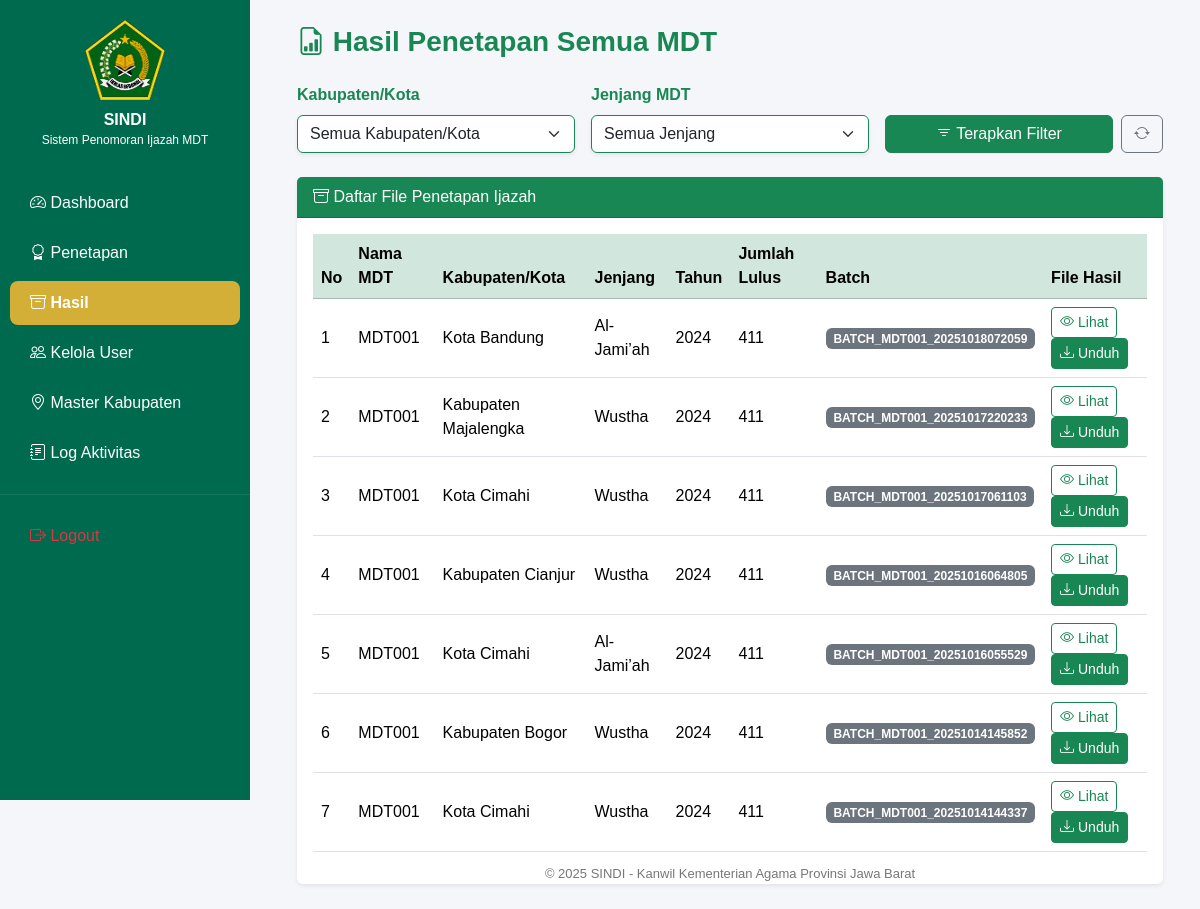
The page /hasil_kanwil (signed in) on the database its author committed.
### tables this page shows
CREATE TABLE pengajuan (
    id INTEGER PRIMARY KEY AUTOINCREMENT,
    nama_mdt TEXT,
    jenjang TEXT,
    tahun_pelajaran TEXT,
    jumlah_lulus INTEGER,
    file_lulusan TEXT,
    tanggal_pengajuan TEXT,
    status TEXT,
    nomor_batch TEXT,
    rekomendasi_file TEXT,
    mdt_id INTEGER,
    kabupaten TEXT,
    alasan TEXT,
    tanggal_verifikasi TEXT,
    verifikator TEXT
, tanggal_penetapan TEXT);

### app_gateway.py (the view)
@app.route("/hasil_kanwil")
@require_role(["kanwil", "admin"])
def hasil_kanwil():
    from services.mdt_service import list_hasil_penetapan
    user = current_user()
    kabupaten_dipilih = request.args.get("kabupaten", "")
    jenjang_dipilih = request.args.get("jenjang", "")
    hasil_list = list_hasil_penetapan(kabupaten=kabupaten_dipilih or None, jenjang=jenjang_dipilih or None)
    daftar_kabupaten = sorted({row["kabupaten"] for row in hasil_list if row["kabupaten"]})
    daftar_jenjang = sorted({row["jenjang"] for row in hasil_list if row["jenjang"]})
    return render_template(
        "hasil_kanwil.html",
        user=user,
        hasil_list=hasil_list,
        daftar_kabupaten=daftar_kabupaten,
        daftar_jenjang=daftar_jenjang,
        kabupaten_dipilih=kabupaten_dipilih,
        jenjang_dipilih=jenjang_dipilih
    )

### services/auth_service.py (called while the page is built)
def current_user():
    return session.get("user")

def require_role(roles):
    if isinstance(roles, str):
        roles = [roles]
    def decorator(fn):
        @wraps(fn)
        def wrapper(*args, **kwargs):
            user = current_user()
            if not user:
                flash("⚠️ Anda harus login terlebih dahulu.", "warning")
                return redirect(url_for("login"))
            if user["role"] not in roles:
                flash("⛔ Akses ditolak: Anda tidak memiliki izin untuk halaman ini.", "danger")
                return redirect(url_for("dashboard"))
            return fn(*args, **kwargs)
        return wrapper
    return decorator

### services/mdt_service.py (called while the page is built)
def _conn():
    return sqlite3.connect(DB_NAME)

### templates/hasil_kanwil.html (shortened to what this page needs)
{% extends 'base.html' %}
{% block content %}
<div class="container-fluid">
  <div class="d-flex justify-content-between align-items-center mb-4">
    <h3 class="fw-bold text-success mb-0">
      <i class="bi bi-file-earmark-bar-graph"></i> Hasil Penetapan Semua MDT
    </h3>
  </div>
  <form method="GET" class="row g-3 align-items-end mb-4">
    <div class="col-md-4">
      <label for="filter_kabupaten" class="form-label fw-semibold text-success">Kabupaten/Kota</label>
      <select id="filter_kabupaten" name="kabupaten" class="form-select border-success shadow-sm">
        <option value="">Semua Kabupaten/Kota</option>
      </select>
    </div>
    <div class="col-md-4">
      <label for="filter_jenjang" class="form-label fw-semibold text-success">Jenjang MDT</label>
      <select id="filter_jenjang" name="jenjang" class="form-select border-success shadow-sm">
        <option value="">Semua Jenjang</option>
      </select>
    </div>
    <div class="col-md-4 d-flex gap-2">
      <button type="submit" class="btn btn-success flex-grow-1">
        <i class="bi bi-filter"></i> Terapkan Filter
      </button>
      <a href="{{ url_for('hasil_kanwil') }}" class="btn btn-outline-secondary">
        <i class="bi bi-arrow-repeat"></i>
      </a>
    </div>
  </form>
  {% if hasil_list %}
  <div class="card shadow-sm border-0">
    <div class="card-header bg-success text-white">
      <i class="bi bi-archive"></i> Daftar File Penetapan Ijazah
    </div>
    <div class="card-body table-responsive">
      <table class="table table-hover align-middle">
        <thead class="table-success">
          <tr>
            <th>No</th>
            <th>Nama MDT</th>
            <th>Kabupaten/Kota</th>
            <th>Jenjang</th>
            <th>Tahun</th>
            <th>Jumlah Lulus</th>
            <th>Batch</th>
            <th>File Hasil</th>
          </tr>
        </thead>
        <tbody>
          {% for h in hasil_list %}
          <tr>
            <td>{{ loop.index }}</td>
            <td>{{ h.nama_mdt }}</td>
            <td>{{ h.kabupaten or '-' }}</td>
            <td>{{ h.jenjang }}</td>
            <td>{{ h.tahun }}</td>
            <td>{{ h.jumlah }}</td>
            <td><span class="badge bg-secondary">{{ h.batch }}</span></td>
            <td>
              {% if h.file_path %}
              <button class="btn btn-sm btn-outline-success" onclick="previewExcelFromRow('{{ h.file_path }}')">
                <i class="bi bi-eye"></i> Lihat
              </button>
              <a href="/{{ h.file_path }}" download class="btn btn-success btn-sm">
                <i class="bi bi-download"></i> Unduh
              </a>
              {% else %}
              <span class="text-muted">Belum ada file</span>
              {% endif %}
            </td>
          </tr>
          {% endfor %}
        </tbody>
      </table>
    </div>
  </div>
  {% else %}
  <div class="text-center text-muted py-5">
    <i class="bi bi-inbox display-4"></i>
    <p class="mt-3">Belum ada hasil penetapan dari MDT manapun.</p>
  </div>
  {% endif %}
</div>
{% endblock %}

### templates/base.html (shortened to what this page needs)
<!DOCTYPE html>
<html lang="id">
<head>
    <link href="https://cdn.jsdelivr.net/npm/bootstrap@5.3.3/dist/css/bootstrap.min.css" rel="stylesheet">
    <link href="https://cdn.jsdelivr.net/npm/bootstrap-icons@1.11.3/font/bootstrap-icons.css" rel="stylesheet">
    <link rel="stylesheet" href="https://cdn.jsdelivr.net/npm/nprogress@0.2.0/nprogress.min.css">
</head>
<body>
    <div class="sidebar">
        <img src="{{ url_for('static', filename='logo_kemenag.png') }}" alt="Logo Kemenag" class="logo">
        <h4>SINDI<br><small style="font-size: 12px; font-weight: 400;">Sistem Penomoran Ijazah MDT</small></h4>
        <nav class="nav flex-column">
          <a class="nav-link {% if request.path == '/dashboard' %}active{% endif %}"
            href="{{ url_for('dashboard') }}">
            <i class="bi bi-speedometer2"></i> Dashboard
          </a>
          {% if user.role in ['kanwil', 'admin'] %}
              <a class="nav-link {% if request.path == '/penetapan' %}active{% endif %}" href="{{ url_for('penetapan_kanwil') }}">
                  <i class="bi bi-award"></i> Penetapan
              </a>
              <a class="nav-link {% if request.path == '/hasil_kanwil' %}active{% endif %}" href="{{ url_for('hasil_kanwil') }}">
                  <i class="bi bi-archive"></i> Hasil
              </a>
          {% endif %}
          {% if user.role == 'admin' %}
              <a class="nav-link {% if request.path == '/admin/users' %}active{% endif %}" href="{{ url_for('admin_users') }}">
                  <i class="bi bi-people"></i> Kelola User
              </a>
              <a class="nav-link {% if request.path == '/admin/kabupaten' %}active{% endif %}" href="{{ url_for('admin_kabupaten') }}">
                  <i class="bi bi-geo-alt"></i> Master Kabupaten
              </a>
              <a class="nav-link {% if request.path == '/admin/log' %}active{% endif %}" href="{{ url_for('admin_log') }}">
                  <i class="bi bi-journal-text"></i> Log Aktivitas
              </a>
          {% endif %}
          <hr style="border-color: rgba(255,255,255,0.3);">
          <a class="nav-link text-danger" href="{{ url_for('logout') }}">
              <i class="bi bi-box-arrow-right"></i> Logout
          </a>
        </nav>
    </div>
    <div class="content">
        {% block content %}{% endblock %}
    </div>
    <footer>
        <p>© 2025 SINDI - Kanwil Kementerian Agama Provinsi Jawa Barat</p>
    </footer>
</body>
</html>

### templates/base.html (style rules this page uses)
body { font-family: 'Poppins', sans-serif; background-color: #f4f6f9; opacity: 0; transition: opacity 0.5s ease-in-out; }
body.loaded { opacity: 1; }
.sidebar { height: 100vh; background-color: #006A4E; color: white; padding-top: 20px; position: fixed; left: 0; top: 0; width: 250px; display: flex; flex-direction: column; }
.sidebar img.logo { width: 80px; height: 80px; margin: 0 auto 10px auto; display: block; }
.sidebar h4 { text-align: center; font-weight: 600; font-size: 16px; margin-bottom: 30px; }
.sidebar .nav-link { color: white; font-weight: 500; padding: 10px 20px; border-radius: 8px; margin: 3px 10px; }
.sidebar .nav-link:hover, .sidebar .nav-link.active { background-color: #D4AF37; color: #fff; }
.content { margin-left: 260px; padding: 25px; }
footer { position: fixed; bottom: 10px; left: 260px; width: calc(100% - 260px); text-align: center; font-size: 13px; color: #777; }
.nav-link.active { background-color: #198754; color: white !important; border-radius: 8px; font-weight: 600; }
.nav-link.active i { color: white !important; }
.card { opacity: 0; transform: translateY(20px); transition: all 0.6s ease-in-out; }
.card.appear { opacity: 1; transform: translateY(0); }

### rows shown on the page
pengajuan: nama_mdt "MDT001", kabupaten "Kota Bandung", jenjang "Al-Jami’ah", tahun "2024", jumlah "411", batch "BATCH_MDT001_20251018072059"
pengajuan: nama_mdt "MDT001", kabupaten "Kabupaten Majalengka", jenjang "Wustha", tahun "2024", jumlah "411", batch "BATCH_MDT001_20251017220233"
pengajuan: nama_mdt "MDT001", kabupaten "Kota Cimahi", jenjang "Wustha", tahun "2024", jumlah "411", batch "BATCH_MDT001_20251017061103"
pengajuan: nama_mdt "MDT001", kabupaten "Kabupaten Cianjur", jenjang "Wustha", tahun "2024", jumlah "411", batch "BATCH_MDT001_20251016064805"
pengajuan: nama_mdt "MDT001", kabupaten "Kota Cimahi", jenjang "Al-Jami’ah", tahun "2024", jumlah "411", batch "BATCH_MDT001_20251016055529"
pengajuan: nama_mdt "MDT001", kabupaten "Kabupaten Bogor", jenjang "Wustha", tahun "2024", jumlah "411", batch "BATCH_MDT001_20251014145852"
pengajuan: nama_mdt "MDT001", kabupaten "Kota Cimahi", jenjang "Wustha", tahun "2024", jumlah "411", batch "BATCH_MDT001_20251014144337"
